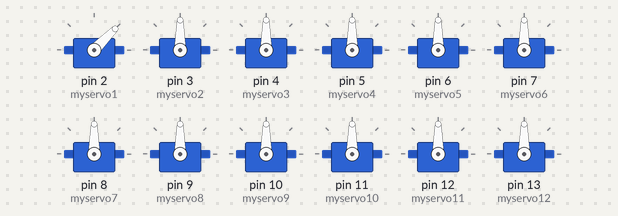
The sketch below on a simulated Arduino Uno, built with avr-gcc and run on an emulated ATmega328P. Shown: 12 × servo. What the sketch prints to the serial monitor is not drawn.

Above: at 0.05 s.
At 1.25 s:
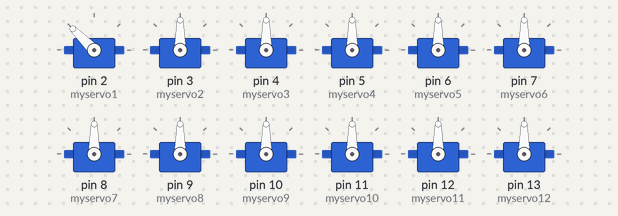
At 2.5 s:
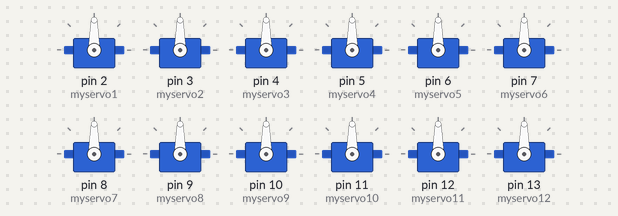
Timing chart, 0 to 5.8 s (numbered marks = the images above):
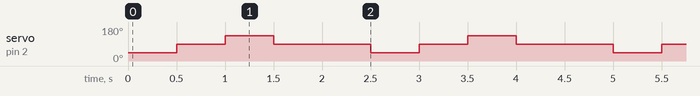

Measured:
- by itself, servo on pin 2 (myservo1): repeats every 2.5 s: 135° 0.50 s, 90° 1.0 s, 45° 0.50 s, 90° 0.50 s

The sketch:

control_test.ino
```cpp
#include <Servo.h>

Servo myservo1;
Servo myservo2;
Servo myservo3;
Servo myservo4;
Servo myservo5;
Servo myservo6;
Servo myservo7;
Servo myservo8;
Servo myservo9;
Servo myservo10;
Servo myservo11;
Servo myservo12;
const int operation_interval = 500;
char buffer[4];

void setup() {
  Serial.begin(9600);
  myservo1.attach(2);
  myservo2.attach(3);
  myservo3.attach(4);
  myservo4.attach(5);
  myservo5.attach(6);
  myservo6.attach(7);
  myservo7.attach(8);
  myservo8.attach(9);
  myservo9.attach(10);
  myservo10.attach(11);
  myservo11.attach(12);
  myservo12.attach(13);

  Serial.println("Setup complete");
}
void test()
{
  // int val=120;

  // while (Serial.available() > 0)
  // {
  //   val = Serial.parseInt();
  //   if (val < 45) val = 45;
  //   if (val > 135) val = 135;
  //   if(val > 0){
  //     Serial.println(val);
  //     myservo1.write(val);
  //   }
  //   delay(15);
  // }
  // for (int pos = 0; pos <= 180; pos += 1) { // goes from 0 degrees to 180 degrees
  //   // in steps of 1 degree
  //   myservo.write(pos);              // tell servo to go to position in variable 'pos'
  //   delay(15);                       // waits 15ms for the servo to reach the position
  // }
  int bias = 0;
  myservo1.write(45-bias);
  delay(operation_interval);
  myservo1.write(90-bias);
  delay(operation_interval);
  myservo1.write(135-bias);
  delay(operation_interval);
  myservo1.write(90-bias);
  delay(1000);
}
void loop() {
  test();
}
```
